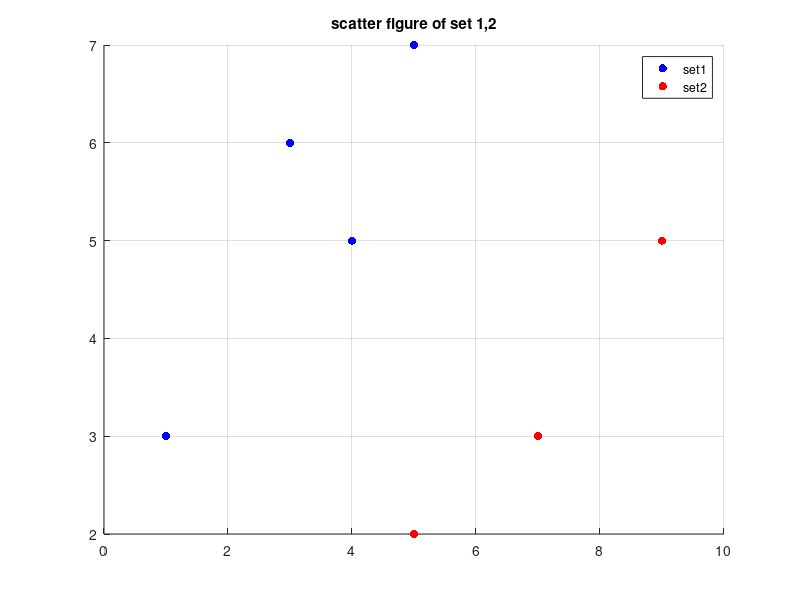
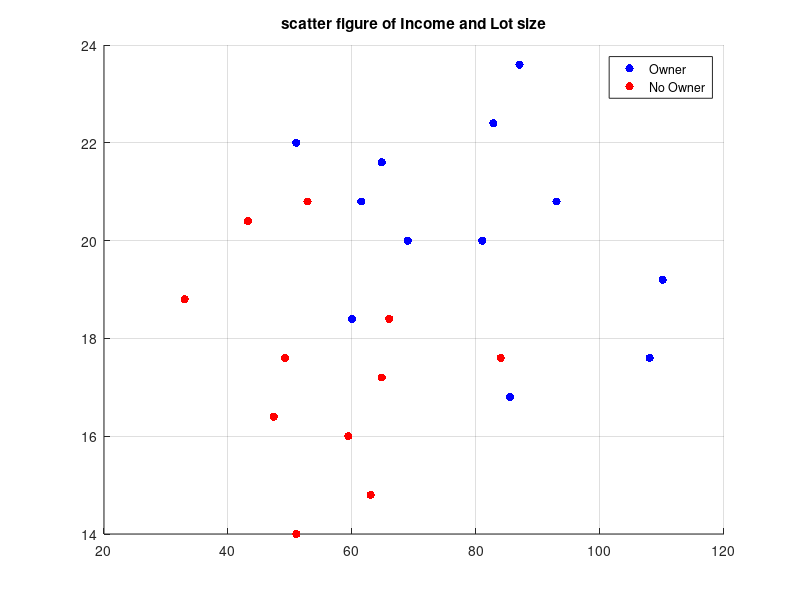

Here is the MATLAB script that generated these plots, in order:
%scatter
% Q4
a_x=[1,5,3,4];
a_y=[3,7,6,5];
b_x=[5,7,9];
b_y=[2,3,5];

axis([0 10 0 10]);

figure(1);

scatter(a_x,a_y,'b','filled');        % default blue
grid on;
hold on;
scatter(b_x,b_y,'r','filled');
title('scatter figure of set 1,2');
legend('set1','set2');


% Q5

A_x=[60,  85.5,64.8,61.5,87,  110.1,108, 82.8,69,93,  51,81];
A_y=[18.4,16.8,21.6,20.8,23.6,19.2 ,17.6,22.4,20,20.8,22,20];
B_x=[52.8,64.8,43.2,84,  49.2,59.4,66,  47.4,33,  51,63];
B_y=[20.8,17.2,20.4,17.6,17.6,16,  18.4,16.4,18.8,14,14.8];

%axis([0 112 0 24]);

figure(2);

scatter(A_x,A_y,'b','filled');        % default blue
grid on;
hold on;
scatter(B_x,B_y,'r','filled');
title('scatter figure of Income and Lot size');
legend('Owner','No Owner');
